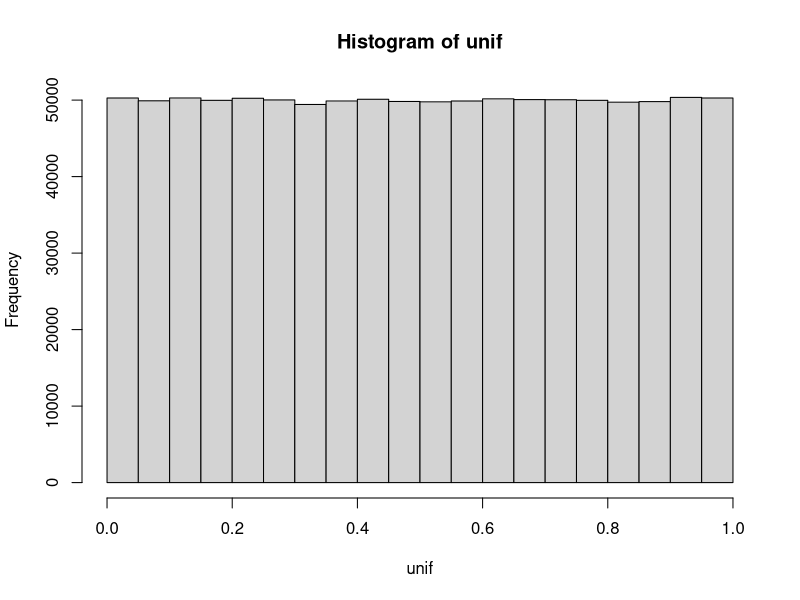
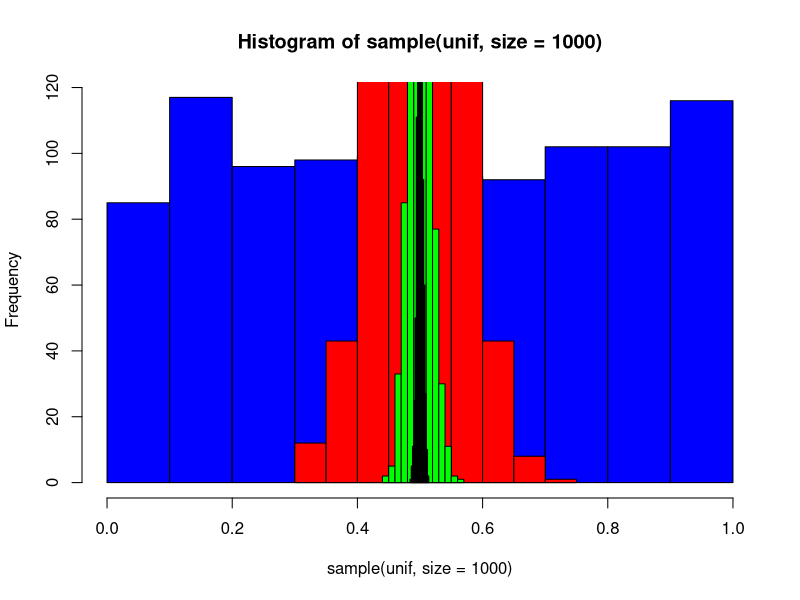

Here is the R script that generated these plots, in order:
## ---- chunk 1
set.seed(12345)       # set the seed so we always get the same numbers
                      # remove this to get random numbers each time
unif<- runif(1000000) # get one million uniform random numbers, min = 0, max = 1
hist(unif)            # show the uniform curve
summary(unif)         # some descriptives
## ---- chunk 2
  popmean=mean(unif)              # expected to be .5
  numSamples=1000                 # num of samples - not size of sample
  ubsamp=c(1:numSamples)          # create the vector (array)
  for (n in c(1:3)){                         # 3 different sample sizes
    for (repeats in c(1:numSamples)){        # numSamples instances of each size
        number=(n+1)* (10^n)                 # size=20, 300, and 4,000
        ubsamp[repeats]=mean(sample(unif,size=number,replace=TRUE))
                                             # fill in a vector with 1,000 entries
                                             # each of which is the mean of sample
        }
    line=paste0("sample size is ",  number,  " and actual sample mean is " , 
                mean(ubsamp))
                                             # edit text and numbers together in
                                             # one line
    print (line)                             # and print it out.
  }
## ---- chunk 3
  popmean=mean(unif)              # expected to be .5, but just close in a random sample
  numSamples=1000
  ubsamp=c(1:numSamples)
  for (n in c(1:3)){                         # 3 different sample sizes
    for (repeats in c(1:numSamples)){        # numSamples instances of each size
        number=(n+1)* (10^n)                 # size=20, 300, and 4,000
        thisSample=c(1:number)
        thisSample=sample(unif,size=number,replace=TRUE)
        for (thisOne in c(1:number)){
          if (thisSample[thisOne] >= 0.6 & thisSample[thisOne] <= 0.7) thisSample[thisOne]=NA   
        }
        ubsamp[repeats]=mean(thisSample,na.rm=TRUE)
                                             # fill in a vector with 1,000 entries
                                             # each of which is the mean of sample
        }
    line=paste0("sample size is ",  number,  " and actual sample mean is " , 
                (mean(ubsamp)))
                                             # edit text and numbers together in
                                             # one line
    print (line)                             # and print it out.
  }
## ---- chunk 4
mean(unif)
sd(unif)
## ---- chunk 5
hist(sample(unif,size=1000),col="blue")
for (i in c(1:3)){
  number=(10 ^ i) * (i + 1)
  samplevector=c(1:1000)
  for (j in c(1:1000)){
    samplevector[j]=mean(sample(unif,size=number,replace=TRUE))
    }
  
  if (i==1) {
    hist(samplevector,add=T,col="red")
  }
  if (i==2) {
    hist(samplevector,add=T,col="green")
  }
  if (i==3) {
    hist(samplevector,add=T,col="Black")
  }
  
  print (paste0("sample size is ", number, " the sd is ", sd(samplevector), " and the mean is ", mean(samplevector)))
}
